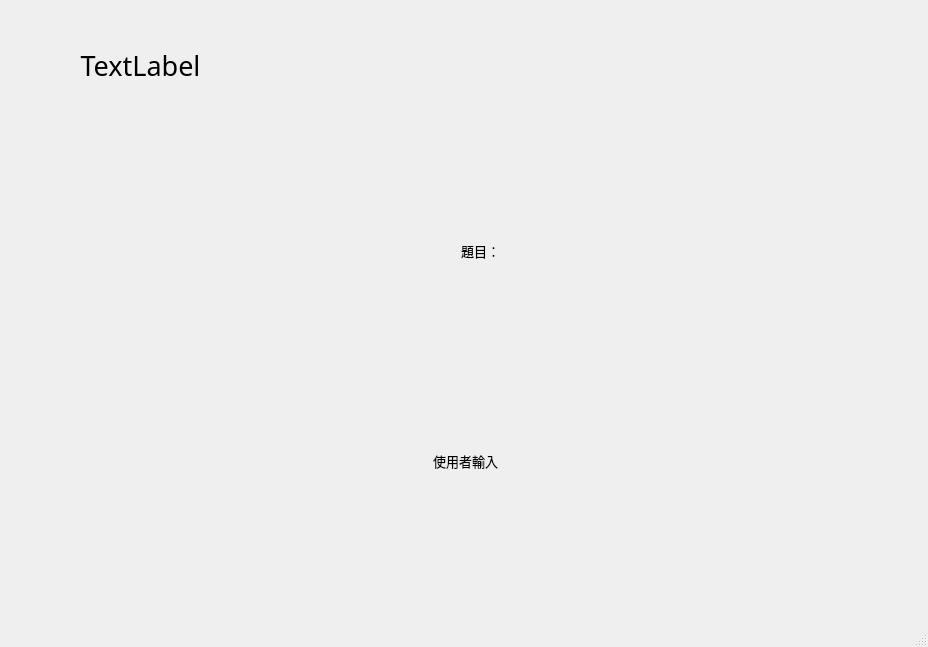
<?xml version="1.0" encoding="UTF-8"?>
<ui version="4.0">
 <class>MainWindow</class>
 <widget class="QMainWindow" name="MainWindow">
  <property name="geometry">
   <rect>
    <x>0</x>
    <y>0</y>
    <width>928</width>
    <height>647</height>
   </rect>
  </property>
  <property name="windowTitle">
   <string>MainWindow</string>
  </property>
  <widget class="QWidget" name="centralwidget">
   <widget class="QLabel" name="question">
    <property name="geometry">
     <rect>
      <x>280</x>
      <y>170</y>
      <width>401</width>
      <height>161</height>
     </rect>
    </property>
    <property name="font">
     <font>
      <family>Arial</family>
      <pointsize>10</pointsize>
     </font>
    </property>
    <property name="text">
     <string>題目：</string>
    </property>
    <property name="alignment">
     <set>Qt::AlignCenter</set>
    </property>
   </widget>
   <widget class="QLabel" name="input">
    <property name="enabled">
     <bool>true</bool>
    </property>
    <property name="geometry">
     <rect>
      <x>230</x>
      <y>420</y>
      <width>471</width>
      <height>81</height>
     </rect>
    </property>
    <property name="font">
     <font>
      <family>Arial</family>
      <pointsize>10</pointsize>
     </font>
    </property>
    <property name="text">
     <string>使用者輸入</string>
    </property>
    <property name="alignment">
     <set>Qt::AlignCenter</set>
    </property>
   </widget>
   <widget class="QLabel" name="seconds">
    <property name="geometry">
     <rect>
      <x>40</x>
      <y>20</y>
      <width>201</width>
      <height>91</height>
     </rect>
    </property>
    <property name="font">
     <font>
      <family>Agency FB</family>
      <pointsize>20</pointsize>
     </font>
    </property>
    <property name="text">
     <string>TextLabel</string>
    </property>
    <property name="alignment">
     <set>Qt::AlignCenter</set>
    </property>
   </widget>
  </widget>
  <widget class="QMenuBar" name="menubar">
   <property name="geometry">
    <rect>
     <x>0</x>
     <y>0</y>
     <width>928</width>
     <height>25</height>
    </rect>
   </property>
  </widget>
  <widget class="QStatusBar" name="statusbar"/>
 </widget>
 <resources/>
 <connections/>
</ui>
